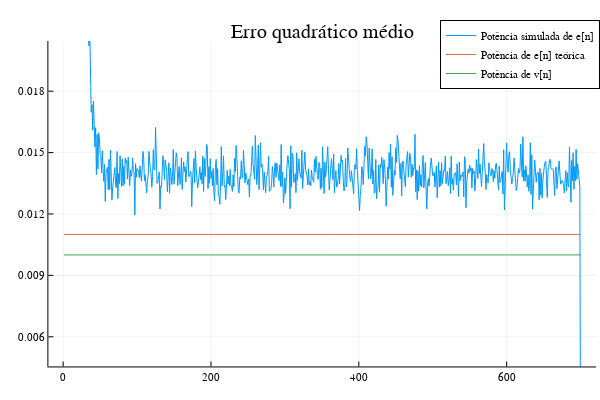

The cell this chart's notebook holds for it:
### Code cell
plot(title= "Erro quadrático médio")
plot!(erro', label = "Potência simulada de e[n]")
plot!(ones(N)*(σv2 + EMSE), label = "Potência de e[n] teórica")
plot!(ones(N)*σv2, label= "Potência de v[n]")
plot!(ylims = [0.005, 0.02])

### Figure 1 — Plotly figure (JSON) as saved in the notebook; plotly's stock layout.template omitted (floating-point values rounded to 4 significant figures; data arrays with more than 128 entries replaced by an {"elided": "..."} marker saying what was removed)
{"data": [{"colorbar": {"title": ""}, "legendgroup": "Potência simulada de e[n]", "line": {"color": "rgba(0, 154, 250, 1.000)", "dash": "solid", "shape": "linear", "width": 1}, "mode": "lines", "name": "Potência simulada de e[n]", "showlegend": true, "type": "scatter", "x": {"elided": "700 int values"}, "xaxis": "x", "y": {"elided": "700 float values"}, "yaxis": "y", "zmax": null, "zmin": null}, {"colorbar": {"title": ""}, "legendgroup": "Potência de e[n] teórica", "line": {"color": "rgba(227, 111, 71, 1.000)", "dash": "solid", "shape": "linear", "width": 1}, "mode": "lines", "name": "Potência de e[n] teórica", "showlegend": true, "type": "scatter", "x": {"elided": "700 int values"}, "xaxis": "x", "y": {"elided": "700 float values"}, "yaxis": "y", "zmax": null, "zmin": null}, {"colorbar": {"title": ""}, "legendgroup": "Potência de v[n]", "line": {"color": "rgba(62, 164, 78, 1.000)", "dash": "solid", "shape": "linear", "width": 1}, "mode": "lines", "name": "Potência de v[n]", "showlegend": true, "type": "scatter", "x": {"elided": "700 int values"}, "xaxis": "x", "y": {"elided": "700 float values"}, "yaxis": "y", "zmax": null, "zmin": null}], "layout": {"annotations": [{"font": {"color": "rgba(0, 0, 0, 1.000)", "family": "sans-serif", "size": 20}, "rotation": 0, "showarrow": false, "text": "Erro quadrático médio", "x": 0.537, "xanchor": "center", "xref": "paper", "y": 1, "yanchor": "top", "yref": "paper"}], "height": 400, "legend": {"bgcolor": "rgba(255, 255, 255, 1.000)", "bordercolor": "rgba(0, 0, 0, 1.000)", "borderwidth": 1, "font": {"color": "rgba(0, 0, 0, 1.000)", "family": "sans-serif", "size": 11}, "tracegroupgap": 0, "traceorder": "normal", "x": 1, "xanchor": "auto", "y": 1, "yanchor": "auto"}, "margin": {"b": 20, "l": 0, "r": 0, "t": 20}, "paper_bgcolor": "rgba(255, 255, 255, 1.000)", "plot_bgcolor": "rgba(255, 255, 255, 1.000)", "showlegend": true, "width": 600, "xaxis": {"anchor": "y", "domain": [0.08064, 0.9934], "gridcolor": "rgba(0, 0, 0, 0.100)", "gridwidth": 0.5, "linecolor": "rgba(0, 0, 0, 1.000)", "mirror": false, "range": [-19.97, 721.0], "showgrid": true, "showline": true, "showticklabels": true, "tickangle": 0, "tickcolor": "rgb(0, 0, 0)", "tickfont": {"color": "rgba(0, 0, 0, 1.000)", "family": "sans-serif", "size": 11}, "tickmode": "array", "ticks": "inside", "ticktext": ["0", "200", "400", "600"], "tickvals": [0, 200, 400, 600], "title": "", "titlefont": {"color": "rgba(0, 0, 0, 1.000)", "family": "sans-serif", "size": 15}, "type": "-", "visible": true, "zeroline": false, "zerolinecolor": "rgba(0, 0, 0, 1.000)"}, "yaxis": {"anchor": "x", "domain": [0.03762, 0.9415], "gridcolor": "rgba(0, 0, 0, 0.100)", "gridwidth": 0.5, "linecolor": "rgba(0, 0, 0, 1.000)", "mirror": false, "range": [0.00455, 0.02045], "showgrid": true, "showline": true, "showticklabels": true, "tickangle": 0, "tickcolor": "rgb(0, 0, 0)", "tickfont": {"color": "rgba(0, 0, 0, 1.000)", "family": "sans-serif", "size": 11}, "tickmode": "array", "ticks": "inside", "ticktext": ["0.006", "0.009", "0.012", "0.015", "0.018"], "tickvals": [0.006, 0.009, 0.012, 0.015, 0.018], "title": "", "titlefont": {"color": "rgba(0, 0, 0, 1.000)", "family": "sans-serif", "size": 15}, "type": "-", "visible": true, "zeroline": false, "zerolinecolor": "rgba(0, 0, 0, 1.000)"}}}
